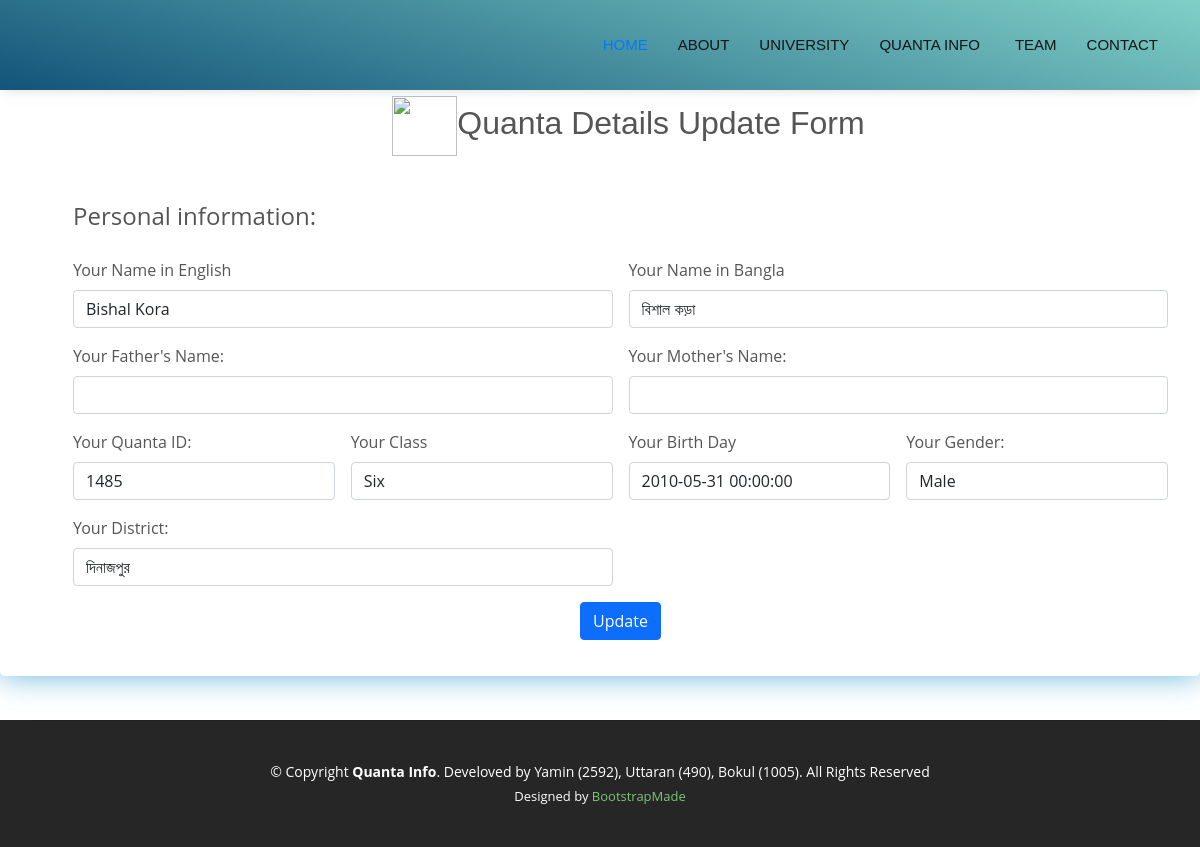
Screenshot of /php/update.php?quantaa_id=1485 with the database file from the repository.
### tables this page shows
CREATE TABLE `members` (
  `id` int(11) NOT NULL,
  `name_english` varchar(50) NOT NULL,
  `name_bangla` varchar(50) NOT NULL,
  `father_name` varchar(50) DEFAULT NULL,
  `mother_name` varchar(50) DEFAULT NULL,
  `quantaa_id` varchar(10) NOT NULL,
  `birthday` varchar(19) DEFAULT NULL,
  `gender` varchar(10) DEFAULT NULL,
  `clazz_name` varchar(10) NOT NULL,
  `institution` varchar(50) NOT NULL DEFAULT 'Quantum Cosmo School',
  `district` varchar(30) NOT NULL
);

### php/update.php (the view, shortened to what this page needs)
<?php
    include "dbconfig.php";
    if (isset($_GET['quantaa_id'])) {
    $quantaa_id = $_GET['quantaa_id'];
    $sql = "SELECT * FROM members WHERE quantaa_id='$quantaa_id'";
    $result = $conn->query($sql);
    if ($result->num_rows > 0) {
        while ($row = $result->fetch_assoc()) {
            $quantaa_id = $row['quantaa_id'];
            $name_english = $row['name_english'];
            $name_bangla = $row['name_bangla'];
            $father_name = $row['father_name'];
            $mother_name = $row['mother_name'];
            $birthday = $row['birthday'];
            $gender = $row['gender'];
            $clazz_name = $row['clazz_name'];
            $district = $row['district'];
        }
?>
<link rel="stylesheet" href="../assets/vendor/bootstrap/css/bootstrap.min.css">
<link rel="stylesheet" href="../assets/css/php.css">
<link rel="stylesheet" href="../assets/css/style1.css">
<link rel="stylesheet" href="../assets/css/style.css">
<header id="header" class="fixed-top d-flex align-items-center"
        style="background-image: linear-gradient(15deg, #13547a 0%, #80d0c7 100%);">
        <div class="container d-flex align-items-center justify-content-between">
            <nav id="navbar" class="navbar">
                <ul>
                    <li><a class="nav-link scrollto active" href="../index.php#hero">Home</a></li>
                    <li><a class="nav-link scrollto" href="../index.php#about">About</a></li>
                    <li><a class="nav-link scrollto " href="../index.php#portfolio">University</a></li>
                    <li class="dropdown"><a href="#menu"><span>Quanta Info</span> </a>
                    </li>
                    <li><a class="nav-link scrollto" href="../index.php#team">Team</a></li>
                    <li><a class="nav-link scrollto" href="../index.php#contact">Contact</a></li>
                </ul>
            </nav>
        </div>
    </header>
<section class="section" style="height: 90vh;">
    <div class="card">
        <div class="card-body">
            <h2 class="pagetitle"><img src="../assets/img/qimage/icon.png" class="img-fluid icon" alt="">Quanta Details Update Form</h2>
            <form action="" method="post" class="row">
                <fieldset class="row g-3">
                    <legend>Personal information:</legend>
                    <div class="col-md-6">
                        <label for="NameinEnglish" class="form-label">Your Name in English</label>
                        <input type="text"  class=" form-control " name="name_english" value="<?php echo $name_english; ?>">
                    </div>
                    <div class="col-md-6">
                        <label for="NameinBangla" class="form-label">Your Name in Bangla</label>
                        <input type="text"  class=" form-control " name="name_bangla" value="<?php echo $name_bangla; ?>">
                    </div>
                    <div class="col-md-6">
                        <label for="father_name" class="form-label">Your Father's Name:</label>
                        <input type="text"  class=" form-control " name="father_name" value="<?php echo $father_name; ?>">
                    </div>
                    <div class="col-md-6">
                        <label for="mother_name" class="form-label">Your Mother's Name:</label>
                        <input type="text"  class=" form-control " name="mother_name" value="<?php echo $mother_name; ?>">
                    </div>
                    <div class="col-md-3">
                        <label for="Quanta" class="form-label">Your Quanta ID:</label>
                        <input type="text"  class=" form-control " name="quantaa_id" value="<?php echo $quantaa_id; ?>">
                    </div>
                    <div class="col-md-3">
                        <label for="Class" class="form-label">Your Class</label>
                        <input type="text"  class=" form-control " name="clazz_name" value="<?php echo $clazz_name; ?>">
                    </div>
                    <div class="col-md-3">
                        <label for="birthday" class="form-label">Your Birth Day</label>
                        <input type=""  class=" form-control " name="birthday" value="<?php echo $birthday;?>">
                    </div>
                    <div class="col-md-3">
                        <label for="gender" class="form-label">Your Gender:</label>
                        <input type="text"  class=" form-control" name="gender" value="<?php echo $gender; ?>">
                    </div>
                    <div class="col-md-6">
                         <label for="District" class="form-label">Your District:</label>
                        <input type="text"  class=" form-control " name="district" value="<?php echo $district; ?>">
                    </div>
                    <div class="text-center">
                        <input type="submit" class="btn btn-primary" value="Update" name="update">
                    </div>
                </fieldset>
            </form>
        </div>
    </div>
</section>
<footer id="footer">
<div class="container footer-bottom clearfix">
  <div class="copyright">
    &copy; Copyright <strong><span>Quanta Info</span></strong>. Develoved by Yamin (2592), Uttaran (490), Bokul (1005).
    All Rights Reserved
  </div>
  <div class="credits">
    Designed by <a href="https://bootstrapmade.com/">BootstrapMade</a>
  </div>
</div>
</footer>
</body>
</html>
<?php
    } else{
        echo "Error:" . $sql . "<br>" . $conn->error;
    }
    }
?>

### assets/css/php.css (style rules this page uses)
.icon { height: 60px; width: 65px; }
section { padding: 7px 0; }

### assets/css/style1.css (style rules this page uses)
a { color: #007bff; text-decoration: none; transition: 0.5s; }
h1, h2, h3, h4, h5, h6 { font-family: "Montserrat", sans-serif; font-weight: 400; margin: 0 0 20px 0; padding: 0; }
#header { height: 80px; z-index: 997; transition: all 0.5s; }
.pagetitle, .gallery { margin-bottom: 10px; margin-top: 1rem; text-align: center; }
section { padding: 60px 0; }
.navbar { padding: 0; }
.navbar ul { margin: 0; padding: 0; display: flex; list-style: none; align-items: center; }
.navbar li { position: relative; }
.navbar a, .navbar a:focus { display: flex; align-items: center; justify-content: space-between; padding: 10px 0 10px 30px; font-family: "Montserrat", sans-serif; font-size: 15px; color: #004289; font-weight: 500; white-space: nowrap; transition: 0.3s; }
.navbar a:hover, .navbar .active, .navbar .active:focus, .navbar li:hover > a { color: #007bff; }
.card { margin-bottom: 30px; border: none; border-radius: 5px; box-shadow: 0px 0 30px rgba(17, 141, 202, 0.65); }
.card-body { padding: 20px 20px 20px 17px; margin-left: 60px; }

### assets/css/style.css (style rules this page uses)
a { text-decoration: none; color: #7cc576; }
h1, h2, h3, h4, h5, h6 { font-family: "Montserrat", sans-serif; }
#header { height: 90px; transition: all 0.5s; z-index: 997; transition: all 0.5s; background: #fff; box-shadow: 0 4px 10px -3px rgba(191, 191, 191, 0.5); }
.navbar { padding: 0; }
.navbar ul { margin: 0; padding: 0; display: flex; list-style: none; align-items: center; }
.navbar li { position: relative; }
.navbar a, .navbar a:focus { display: flex; align-items: center; justify-content: space-between; padding: 10px 0 10px 30px; font-size: 15px; color: #151515; text-transform: uppercase; white-space: nowrap; transition: 0.3s; }
.navbar a:hover, .navbar .active, .navbar .active:focus, .navbar li:hover > a { color: #007bff; }
section { padding: 60px 0; overflow: hidden; }
#footer { color: #fff; font-size: 14px; position: relative; }
#footer::before { content: ""; position: absolute; left: 0; right: 0; top: 0; bottom: 0; background: rgba(0, 0, 0, 0.85); z-index: 1; }
#footer .footer-bottom { border-top: 1px solid #222222; z-index: 2; position: relative; padding-top: 40px; padding-bottom: 40px; }
#footer .copyright { text-align: center; }
#footer .credits { text-align: center; font-size: 13px; padding-top: 5px; }

### rows the page displays
members: name_english "Bishal Kora", name_bangla "বিশাল কড়া", quantaa_id "1485", clazz_name "Six", birthday "2010-05-31 00:00:00", gender "Male", district "দিনাজপুর"
